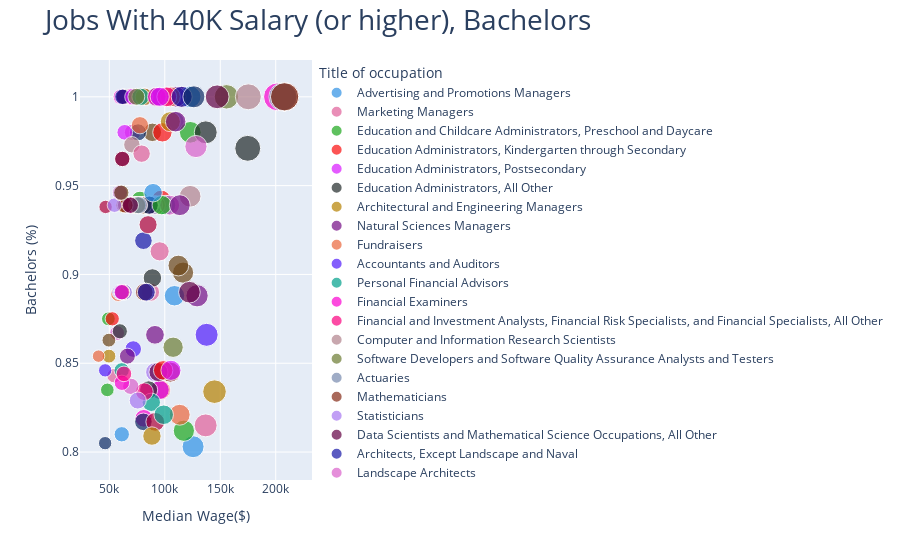

Here is the notebook cell this chart was saved with:
### Code cell
# What occupations pay more than $40k/yr on average and don't usually require a bachelor's degree

paymorethan40k = master[(master.median_wage > 40000) & (master.percentage_bachelors_degree_or_higher > 0.800)]

fig3 = px.scatter(paymorethan40k, x='median_wage',y='percentage_bachelors_degree_or_higher', size='median_wage', color='occ_title', color_discrete_sequence=px.colors.qualitative.Dark24, labels={'occ_title': 'Title of occupation'}).update_yaxes(categoryorder='category ascending')
fig3.update_layout({'title':{'text':'Jobs With 40K Salary (or higher), Bachelors', 'font':{'size':28}}, 
                    'xaxis':{'title':{'text':'Median Wage($)'}}, 
                    'yaxis':{'title':{'text':'Bachelors (%)'}}, 
                   })
iplot(fig3)
